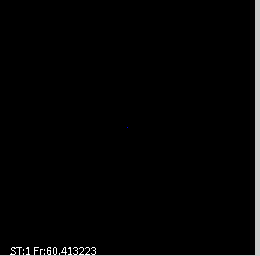
Frame 1 (no input)
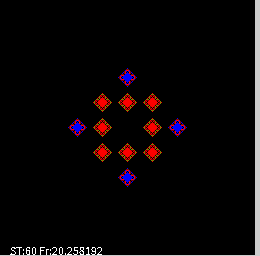
Frame 60 (the mouse pressed at the canvas centre just before this capture)
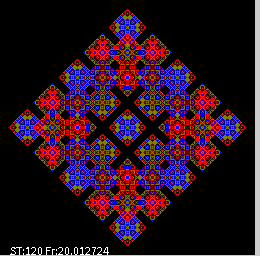
Frame 120 (the mouse held since frame 60 and released just before this capture)

The Processing sketch that drew these frames (run headless with seeded random() and noise(); from frame 60 on, the mouse is pressed at the canvas centre):

// Processing sketch: automat_wzrost2Dv2
// ── automat_wzrost2Dv2.pde
//Dwuwymiarowy, DETERMINISTYCZNY automat komórkowy - reguła "ZSUMUJ Z SĄSIADAMI I WEŹ MODULO". SYNCHRONICZNY
//Zasiewanie tablicy na początku z zadaną gęstością lub pojedynczą komórką
//////////////////////////////////////////////////////////////////////////////////////////////////////////////////
int WorldSize=255;//Ile chcemy elementów w linii?
int[][] WorldOld=new int[WorldSize][WorldSize];//Tworzenie tablic - w Processingu zawsze za pomocą alokacji
int[][] WorldNew=new int[WorldSize][WorldSize];
float IDens=0.0;//Początkowa gęstość w tablicy
int Div=5; //Jaki dzielnik w regule automatu

void setup()
{
  size(260,256);    //Okno kwadratowe
  noSmooth();
  frameRate(20);
   
  if(IDens>0)
  {
   for(int i=0;i<WorldOld.length;i++) //Zasiewanie tablicy. Odpytujemy tablice 2D ile ma wierszy
    for(int j=0;j<WorldOld[i].length;j++) //A każdy wiersz pytamy ile ma kolumn
      if(random(1.0)<IDens)
        WorldOld[i][j]=1+(int)(random(Div));//trzeba zmienić typ, bo tablica przechowuje int a nie float
  }
  else
  {
    WorldOld[WorldSize/2][WorldSize/2]=1;//Tylko jeden w środku
  }
}


int t=0;
void draw()
{  
  //Najpierw rysujemy - żeby zobaczyć stan początkowy
  for(int i=0;i<WorldOld.length;i++)//Wizualizacja czyli "rysowanie na ekranie" 
    for(int j=0;j<WorldOld[i].length;j++) 
    {
      switch(WorldOld[i][j]){ //Instrukcja wyboru pozwala nam wybrać dowolny kolor w zależności od liczby w komórce
      case 4:stroke(128,0,0);break;
      case 3:stroke(128,128,0);break;
      case 2:stroke(255,0,0);break;
      case 1:stroke(0,0,255);break;
      case 0:stroke(0,0,0);break;
      default: stroke(0,255,0);//To się pojawiac nie powinno
      break;
      }
      point(i,j);//Komórka to punkt na ekranie
    }

  //Po rysowaniu zmiana stanu automatu
  for(int i=0;i<WorldSize;i++)//Wiemy skądinąd że tablica jest kwadratem WolrdSize x WorldSize 
  {
       //Reguła - "ZSUMUJ Z SĄSIADAMI I WEŹ MODULO Div"
       int right = (i+1) % WorldSize;//Zamiast ignorować brzegi można zrobić liczenie indeksów sąsiadów         
       int left  = (WorldSize+i-1) % WorldSize;// ... z zawijaniem dzięki reszcie z dzielenia
       
       for(int j=0;j<WorldSize;j++) //Skoro kwadrat WolrdSize x WorldSize to po co używać .lenght ? 
       {
         int dw=(j+1) % WorldSize;   
         int up=(WorldSize+j-1) % WorldSize;
         
         int ile = WorldOld[i][j]        //Aktualna komórka
                 +WorldOld[left][j]      //w lewo od niej
                 +WorldOld[right][j]     //w prawo
                 +WorldOld[i][up]        //w górę
                 +WorldOld[i][dw]        //w dół      
                 ;//suma z pięciu komórek brana potem modulo Div
   
         WorldNew[i][j]=ile % Div;//Nowy stan zapisujemy na drugą tablicę
       }
   }
   
   //Zamiana tablic - łatwa bo nie trzeba kopiować tablic, wystarczy "uchwyty" do nich
   int[][] WorldTmp=WorldOld;
   WorldOld=WorldNew;
   WorldNew=WorldTmp;
   
   t++;//Kolejne pokolenie/krok/rok
   fill(255);//Kolor napisu
   text("ST:"+t+" Fr:"+frameRate,10,WorldSize);//frameRate podaje realną liczbę klatek na sekundę
}

//////////////////////////////////////////////////////////////////////////////////
// Autor: Wojciech T. Borkowski
// Materiały do podręcznika "Processing w edukacji i symulacji
// https://github.com/borkowsk/sym4processing/tree/master/ProcessingWEdukacji
//////////////////////////////////////////////////////////////////////////////////
